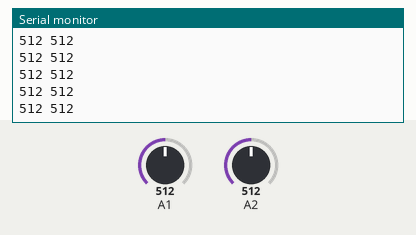
Recording of a sketch running on a simulated Arduino Uno, built with avr-gcc and run on an emulated ATmega328P. Shown: the last lines printed to the serial monitor. The inputs (shaded band) are chosen by the test bench; at power-on: A1 = 512, A2 = 512.

Above: at 1.2 s.
1.3 s: A1 set to 716
At 1.49 s:
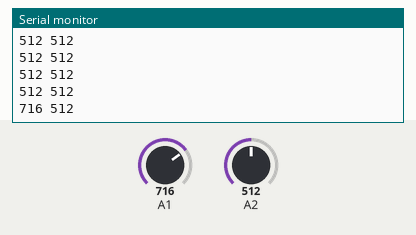
2.8 s: A2 set to 716
At 2.84 s:
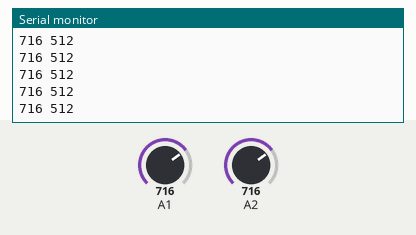
4.3 s: A1 set to 900
At 4.35 s:
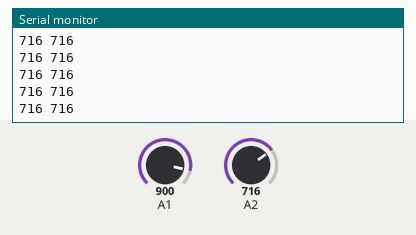
5.8 s: A2 set to 900
At 5.85 s:
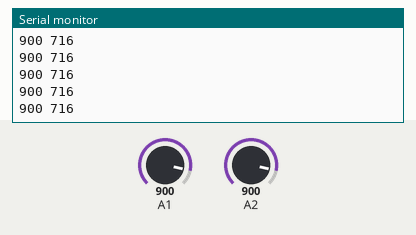
Timing chart, 0 to 8.3 s (numbered marks = the images above; inputs shaded):
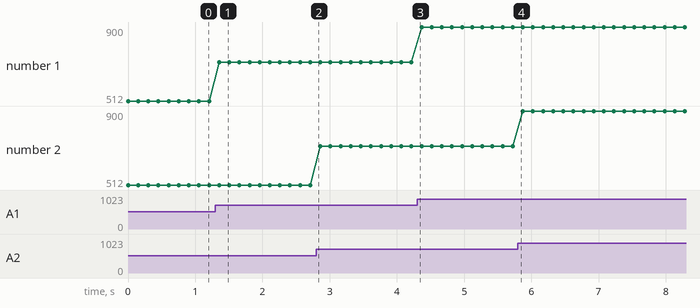

Measured:
- after the input at 1.3 s, the serial monitor: prints a new line after 0.06 s (image 1)
- plotted number 1: 512 → 716 after the input at 1.3 s, 716 → 900 after the input at 4.3 s

The sketch:

potentiometer-serial.ino
```cpp
void setup() {
  Serial.begin(9600);
}

void loop() {
  int val1 = analogRead(1);
  int val2 = analogRead(2);
  Serial.print(val1);
  Serial.print(" ");
  Serial.print(val2);
  Serial.println("");
  delay(150);
}
```
